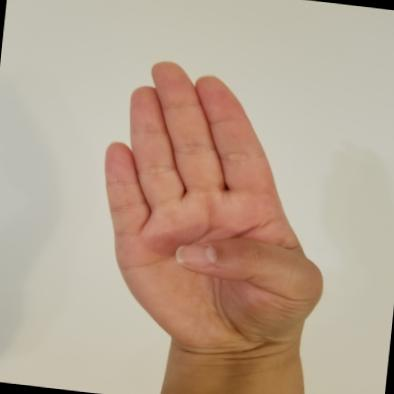
%> input picture Images/img01.jpg, 394 x 394 px; its folder holds only this picture in this run
$ octave Task1_final.m   (GNU Octave 9; MATLAB toolbox functions it lacks are replaced by stand-ins)
%> lines starting %> are read from the running program, lines starting %| are printed output that depends on the picture; in (x1, y1, x2, y2) boxes, pixels count from 0 and x2, y2 are one past the last pixel; in counts of white or black regions, pixels touching at a corner belong together; the program's own positions count from 1
% Directory path where your images are stored
imageDir = 'Images/';
outputDir = 'Segmented/';
gtDir = 'Hand_masks/';

% Initialize variables to store TP, FP, and FN counts
TP = 0;
FP = 0;
FN = 0;

% Initialize variables to store bounding box data
allBoundingBoxes = {};

% Get a list of all image files in the directory
imageFiles = dir(fullfile(imageDir, '*.jpg'));

% Loop through each image file
for i = 1:numel(imageFiles)
    % Construct the full file path for the current image
    imageFilename = fullfile(imageDir, imageFiles(i).name);

    % Read the original image
    img = imread(imageFilename);
%> img is the input picture: size 394x394x3 uint8; mean R, G, B 186, 166.1, 147.4

    % Step 1: Convert the image to the CIE Lab color space
    labImg = rgb2lab(img);
%> labImg: size 394x394x3 double; mean of channels 1, 2, 3 69.4, 5, 13

    % Step 2: Extract the a* and b* channels
    aChannel = labImg(:, :, 2);
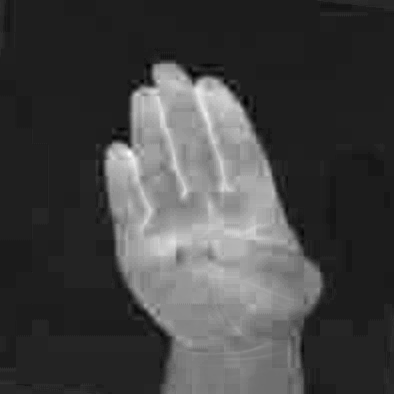
%> aChannel: size 394x394 double; min -6.88, max 37.42, mean 5; drawn with min black and max white
    bChannel = labImg(:, :, 3);
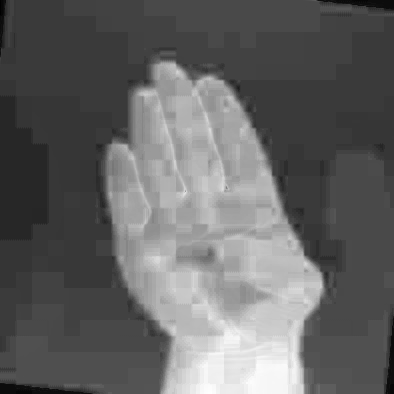
%> bChannel: size 394x394 double; min -1.8, max 35.69, mean 13; drawn with min black and max white

    % Step 3: Skin color segmentation based on a* and b* channels
    skinMask = (aChannel > 5 & aChannel < 25) & (bChannel > 10 & bChannel < 40);
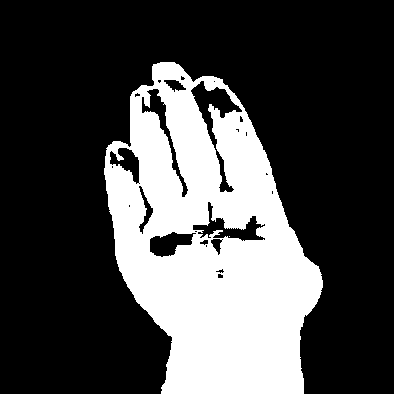
%> skinMask: size 394x394 logical; 28.6% white; 2 white regions (1 under 20 px), largest, box (x1, y1, x2, y2) and area: (104, 62, 323, 394) 44361

    % Step 4: Refine segmentation using morphological operations
    skinMask = imfill(skinMask, 'holes');
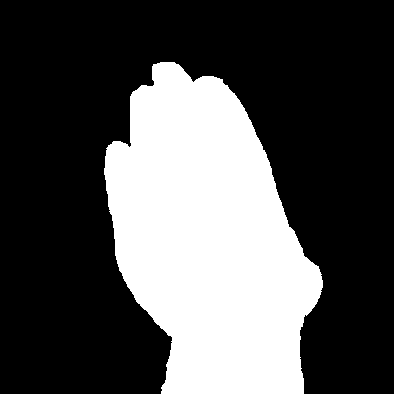
%> skinMask: size 394x394 logical; 31.6% white; 1 white region, box (x1, y1, x2, y2) and area: (104, 62, 323, 394) 49120
    skinMask = bwareaopen(skinMask, 50); % Remove small noise regions

    % Remove smaller connected components
    skinMask = bwareafilt(skinMask, 1); % Keep only the largest connected component

    % Step 5: Use orthogonal projections to find arm and wrist boundaries

    % Calculate horizontal projection
    horizontalProjection = sum(skinMask, 2);
%> horizontalProjection = 394 values, max 201 at index 267, min 0 at index 1, mean 124.7

    % Smooth the horizontal projection to reduce noise
%> (the run ends here)

$ run again, on Images/img05.jpg
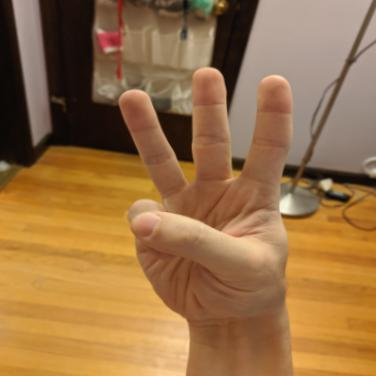
%> input picture Images/img05.jpg, 376 x 376 px
%> img is the input picture: size 376x376x3 uint8; mean R, G, B 153.2, 113.3, 69.9
%> labImg: size 376x376x3 double; mean of channels 1, 2, 3 50.2, 11, 28.9
%> `bChannel = labImg(:, :, 3);`:
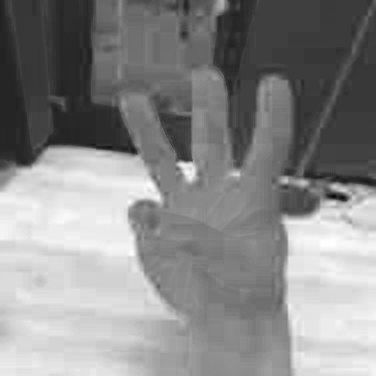
%> bChannel: size 376x376 double; min -8.87, max 61.03, mean 28.9; drawn with min black and max white
%> `skinMask = bwareafilt(skinMask, 1);`:
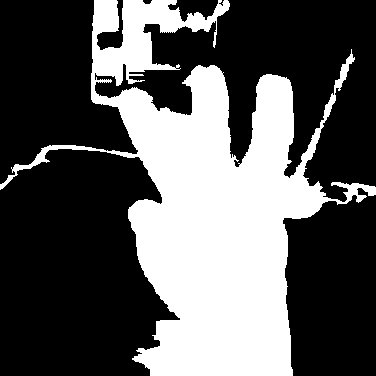
%> skinMask: size 376x376 logical; 35.4% white; 1 white region, box (x1, y1, x2, y2) and area: (0, 0, 376, 376) 50004
%> horizontalProjection = 376 values, max 207 at index 187, min 35 at index 36, mean 133

$ run again, on Images/img06.jpg
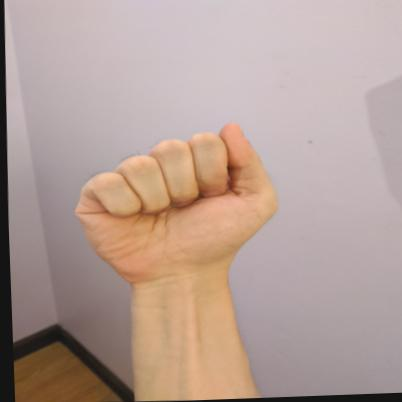
%> input picture Images/img06.jpg, 402 x 402 px
%> img is the input picture: size 402x402x3 uint8; mean R, G, B 180.6, 159.2, 151.2
%> labImg: size 402x402x3 double; mean of channels 1, 2, 3 66.9, 7, 7.3
%> `bChannel = labImg(:, :, 3);`:
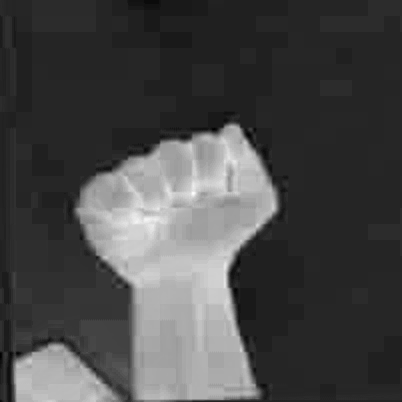
%> bChannel: size 402x402 double; min -6.88, max 42.52, mean 7.3; drawn with min black and max white
%> `skinMask = bwareafilt(skinMask, 1);`:
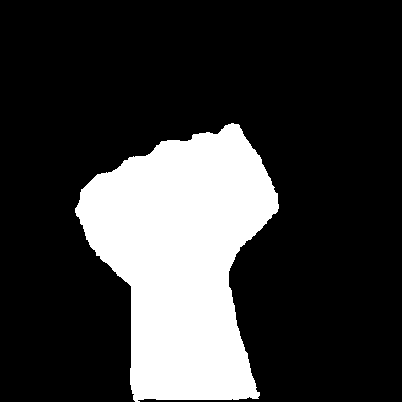
%> skinMask: size 402x402 logical; 22.2% white; 1 white region, box (x1, y1, x2, y2) and area: (75, 123, 279, 402) 35817
%> horizontalProjection = 402 values, max 204 at index 209, min 0 at index 1, mean 89.1

$ run again, on Images/img07.jpg
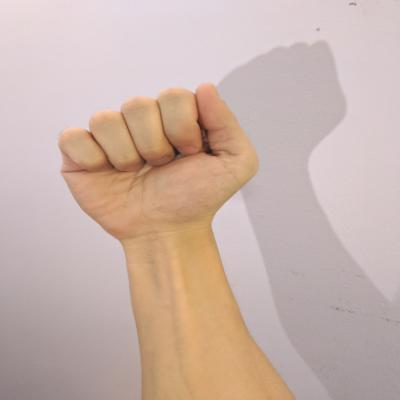
%> input picture Images/img07.jpg, 400 x 400 px
%> img is the input picture: size 400x400x3 uint8; mean R, G, B 201.7, 179.5, 171
%> labImg: size 400x400x3 double; mean of channels 1, 2, 3 74.7, 7.1, 7.5
%> `bChannel = labImg(:, :, 3);`:
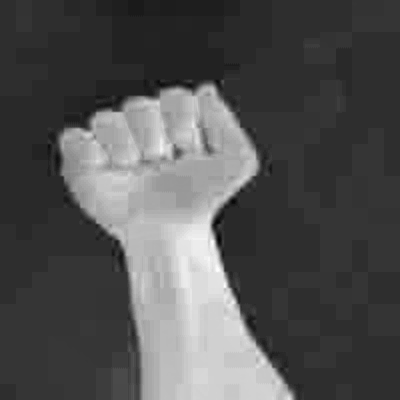
%> bChannel: size 400x400 double; min -8.64, max 41.3, mean 7.5; drawn with min black and max white
%> `skinMask = (aChannel > 5 & aChannel < 25) & (bChannel > 10 & bChannel ..`:
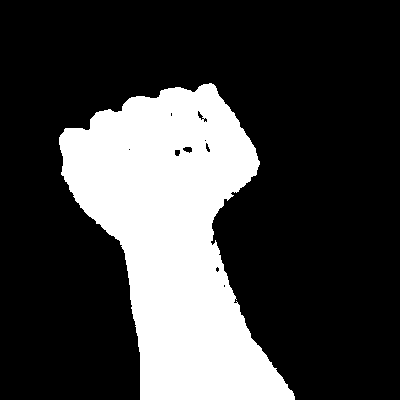
%> skinMask: size 400x400 logical; 25.7% white; 1 white region, box (x1, y1, x2, y2) and area: (59, 83, 295, 400) 41084
%> horizontalProjection = 400 values, max 197 at index 162, min 0 at index 1, mean 103.1

$ run again, on Images/img02.jpg
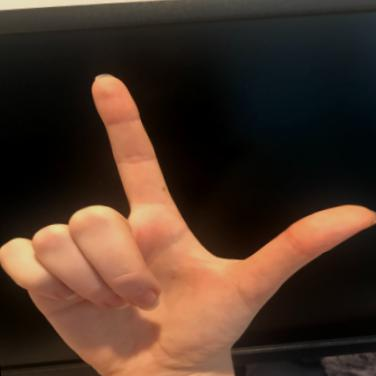
%> input picture Images/img02.jpg, 376 x 376 px
%> img is the input picture: size 376x376x3 uint8; mean R, G, B 74.2, 52.4, 39.5
%> labImg: size 376x376x3 double; mean of channels 1, 2, 3 23.1, 7.1, 10.4
%> `skinMask = bwareafilt(skinMask, 1);`:
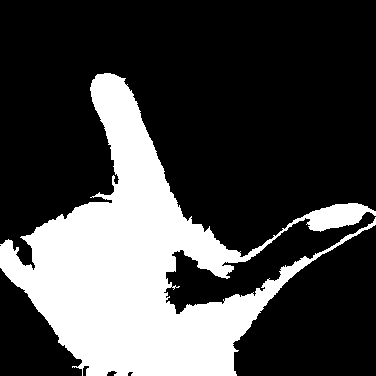
%> skinMask: size 376x376 logical; 27.4% white; 1 white region, box (x1, y1, x2, y2) and area: (0, 73, 376, 376) 38735
%> horizontalProjection = 376 values, max 237 at index 251, min 0 at index 1, mean 103
